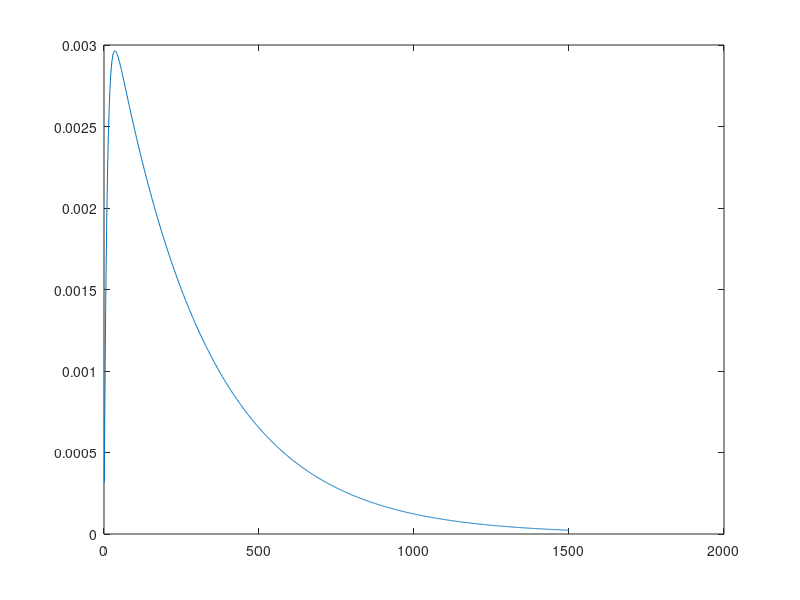

Here is the MATLAB script that generated this plot:
% TEST_ERLANG  Plot the density of a sum of two exponentials.
%   Script, no arguments.
%
%   Plots (exp(-r1*x) - exp(-r2*x))*r1*r2/(r2 - r1), the probability density
%   of the sum of two independent exponential variables with rates r1 and r2.
%   With two different rates this is a hypoexponential density; the Erlang in
%   the filename is the special case of equal rates, which this is not. Same
%   confusion as lib.hyperexp_nll, which also fits a hypoexponential.
%
%   Inputs
%     none.
%
%   Output
%     none (side effect: one figure).
%
%   See also lib.hyperexp_nll, general.fit_hyperexp_dist, exppdf.

rate_1 = 1/300;  % rate of the first exponential, per unit x
rate_2 = 1/10;  % rate of the second exponential, per unit x
x_max = 1500;  % largest x to plot, same units as 1/rate
x = 1:x_max/1000:x_max;
density = (exp(-rate_1*x) - exp(-rate_2*x))*rate_2*rate_1/(rate_2 - rate_1);
figure
plot(x, density);
